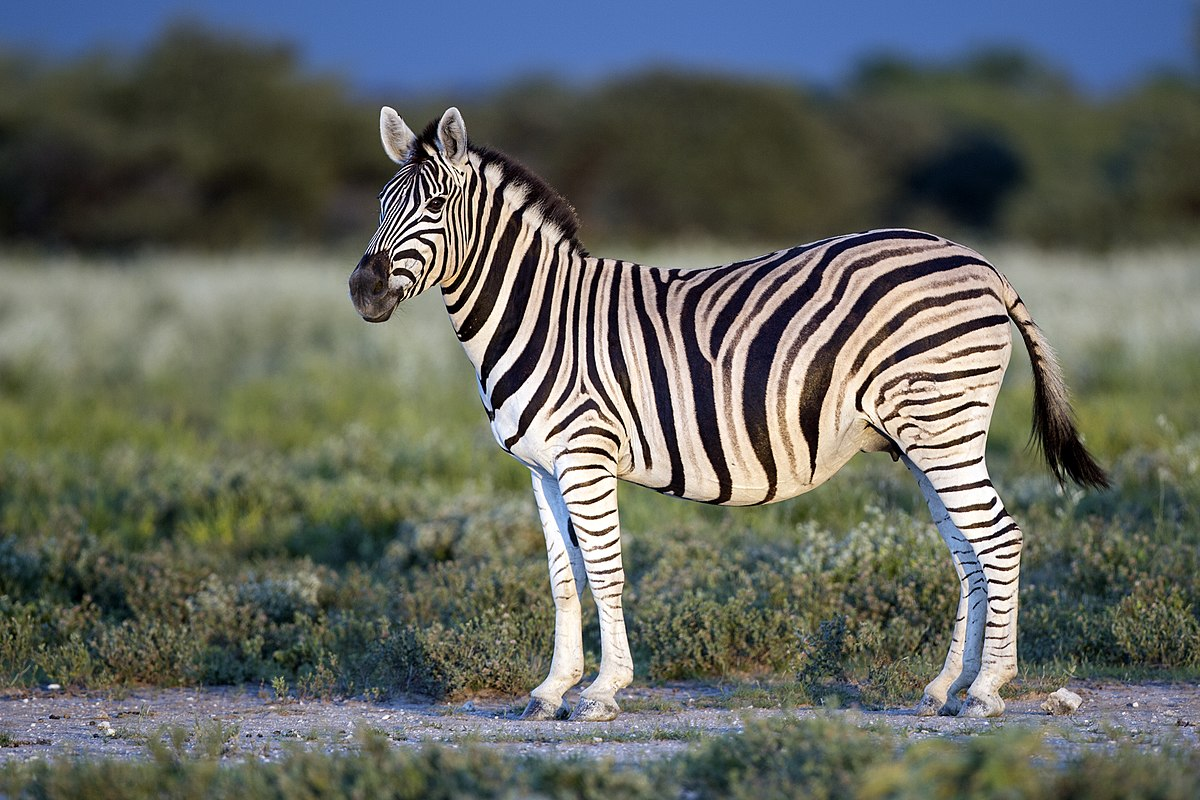
%> input picture images/zebra.jpg, 1200 x 800 px
$ octave 04b_DoG.m   (GNU Octave 9; MATLAB toolbox functions it lacks are replaced by stand-ins)
%> lines starting %> are read from the running program, lines starting %| are printed output that depends on the picture; in (x1, y1, x2, y2) boxes, pixels count from 0 and x2, y2 are one past the last pixel; in counts of white or black regions, pixels touching at a corner belong together; the program's own positions count from 1
### zerocrossings.m
function z = zerocrossings(f)
	z0 = f<0;                 #Negative
	[R,C] = size(f);
	z = zeros(R,C);
	z(1:R-1,:) |= z0(2:R,:);  #Grow
	z(2:R,:)   |= z0(1:R-1,:);
	z(:,1:C-1) |= z0(:,2:C);
	z(:,2:C)   |= z0(:,1:C-1);

	z &= !z0; #Positive zero-crossing
endfunction

### 04b_DoG.m
clear

%Package
pkg load image;

%Read Image
I = imread("images/zebra.jpg");
%> I is the input picture: size 800x1200x3 uint8; mean R, G, B 98.8, 102.6, 96.1

%convert RGB to grayscale
G = rgb2gray(I);

%DIY
%Step 1. Do gaussian filtering at different values of sigma
sigma=1.6;
k = sqrt(2);
g1 = fspecial('gaussian',round(6*sigma+1),sigma);
g2 = fspecial('gaussian',round(6*k*sigma+1),k*sigma);
g3 = fspecial('gaussian',round(6*k^2*sigma+1),k^2*sigma);
g4 = fspecial('gaussian',round(6*k^3*sigma+1),k^3*sigma);

%Step 2. Apply the filter
J1 = conv2(G,g1,"same");
J2 = conv2(G,g2,"same");
J3 = conv2(G,g3,"same");
J4 = conv2(G,g4,"same");

%Step 3. Take DoG
DoG1 = J2-J1;
DoG2 = J3-J2;
DoG3 = J4-J3;
%surf(g)

%Step 4. Zero Crossing Points
z = zerocrossings(DoG1);
%> in zerocrossings, `z0 = f<0;                 #Negative`:
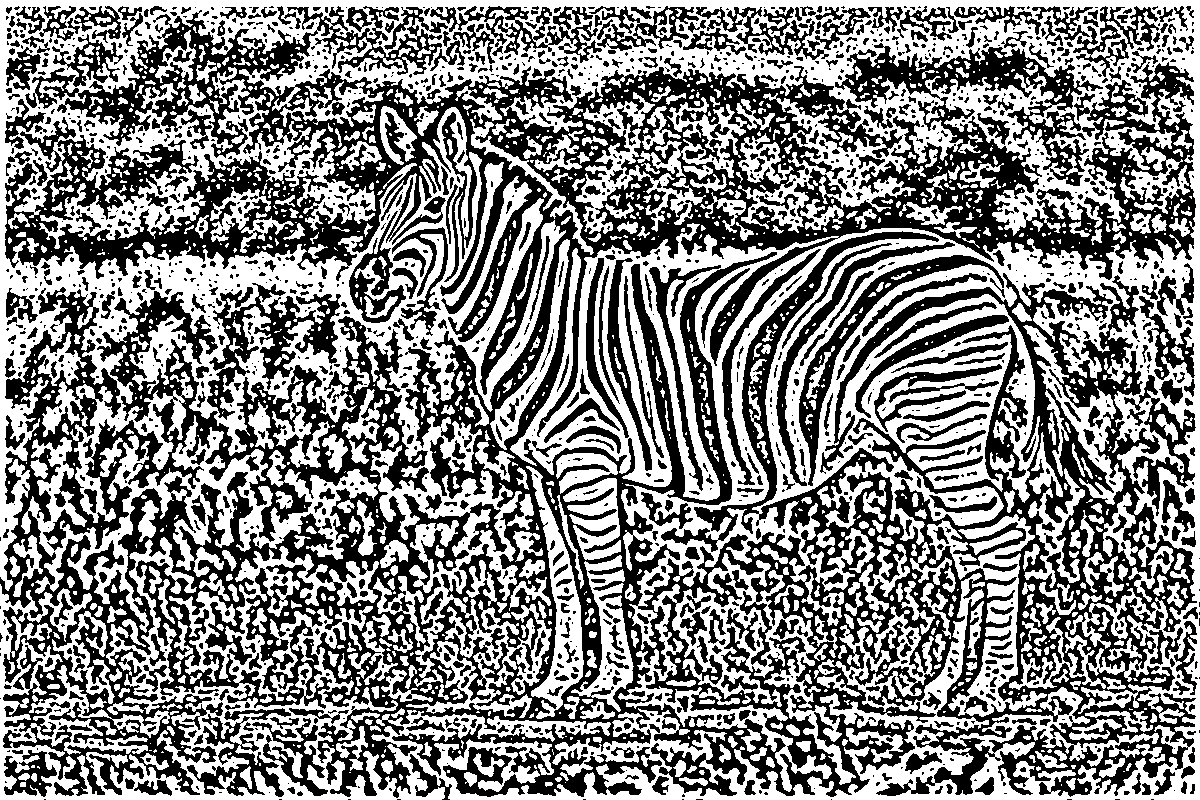
%> z0: size 800x1200 logical; 51.7% white; 1781 black regions (1100 under 20 px), largest, box (x1, y1, x2, y2) and area: (0, 6, 1197, 798) 352012, (207, 283, 341, 420) 5853, (799, 255, 1004, 486) 4465
%> in zerocrossings, `z(1:R-1,:) |= z0(2:R,:);  #Grow`: z: size 800x1200 double; values 0 (black) and 1 (white), 51.6% white; 1770 black regions (1089 under 20 px), largest, box (x1, y1, x2, y2) and area: (0, 5, 1197, 797) 352012, (207, 282, 341, 419) 5853, (799, 254, 1004, 485) 4465
%> in zerocrossings, `z(:,2:C)   |= z0(:,1:C-1);`: z: size 800x1200 double; values 0 (black) and 1 (white), 70.7% white; 3372 black regions (2310 under 20 px), largest, box (x1, y1, x2, y2) and area: (581, 105, 1195, 279) 17372, (289, 80, 561, 394) 11258, (6, 155, 367, 275) 9264
%> in zerocrossings, `z &= !z0; #Positive zero-crossing`:
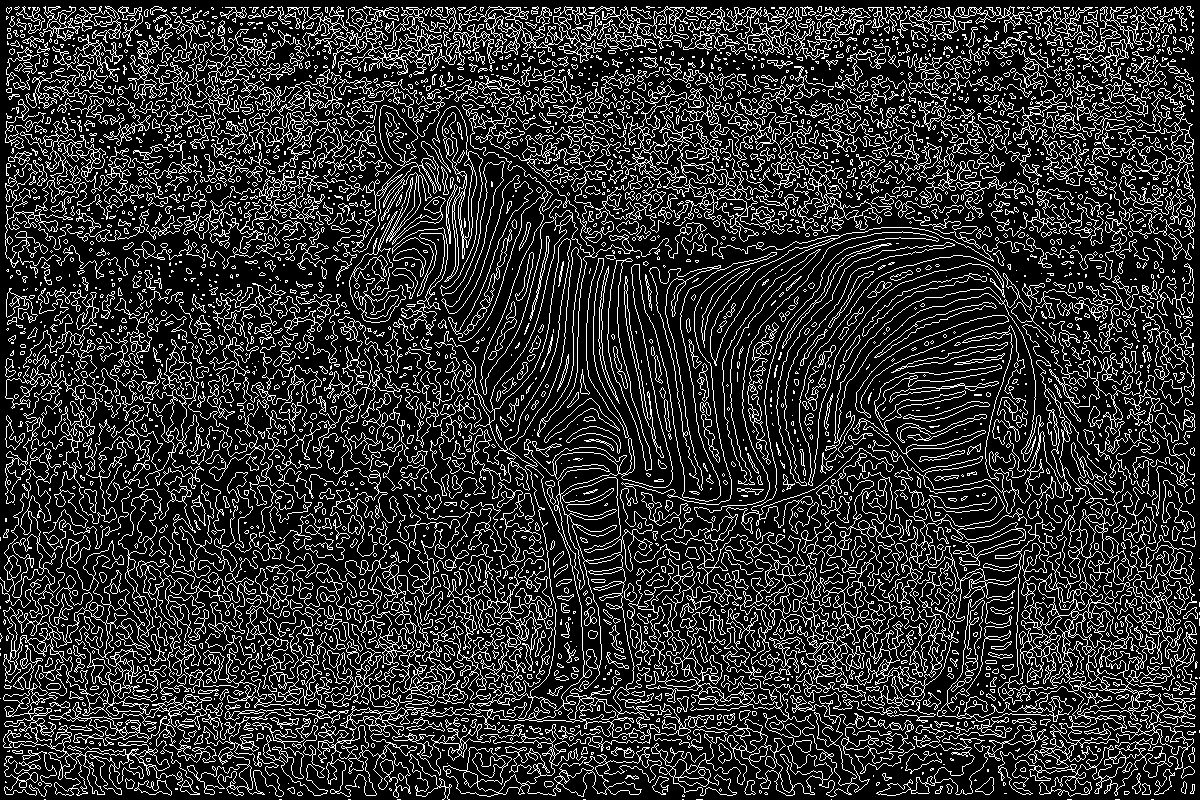
%> z: size 800x1200 logical; 19% white in thin lines or dots

%Step 5. Thresholding - output to zero if less than threshold
Threshold=0.75*mean(abs(DoG1(:)));
%> Threshold = 1.92
a = abs(DoG1) > Threshold;
%> a: size 800x1200 logical; 32.1% white; 2575 white regions (1799 under 20 px), largest, box (x1, y1, x2, y2) and area: (221, 102, 1161, 767) 207091, (0, 566, 244, 800) 16973, (0, 0, 1200, 203) 7084
T = a&z;
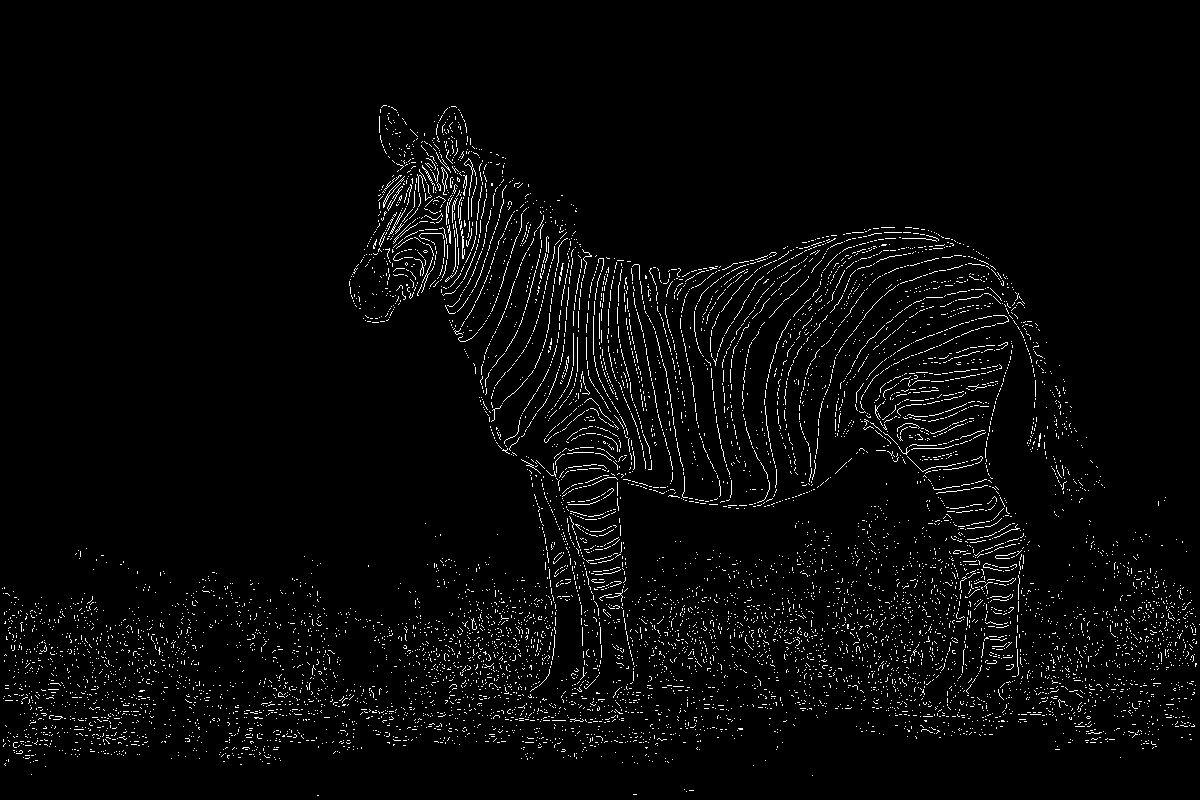
%> T: size 800x1200 logical; 3% white in thin lines or dots, all inside (x1, y1, x2, y2) = (2, 105, 1200, 796)

%Plot R G B
subplot(3,2,1);
imshow(I);
title('Original RGB Image');

subplot(3,2,2);
imshow(DoG1);
title('DoG Filtered Image scale1');

subplot(3,2,3);
imshow(DoG2);
title('DoG Filtered Image scale2');

subplot(3,2,4);
imshow(DoG3);
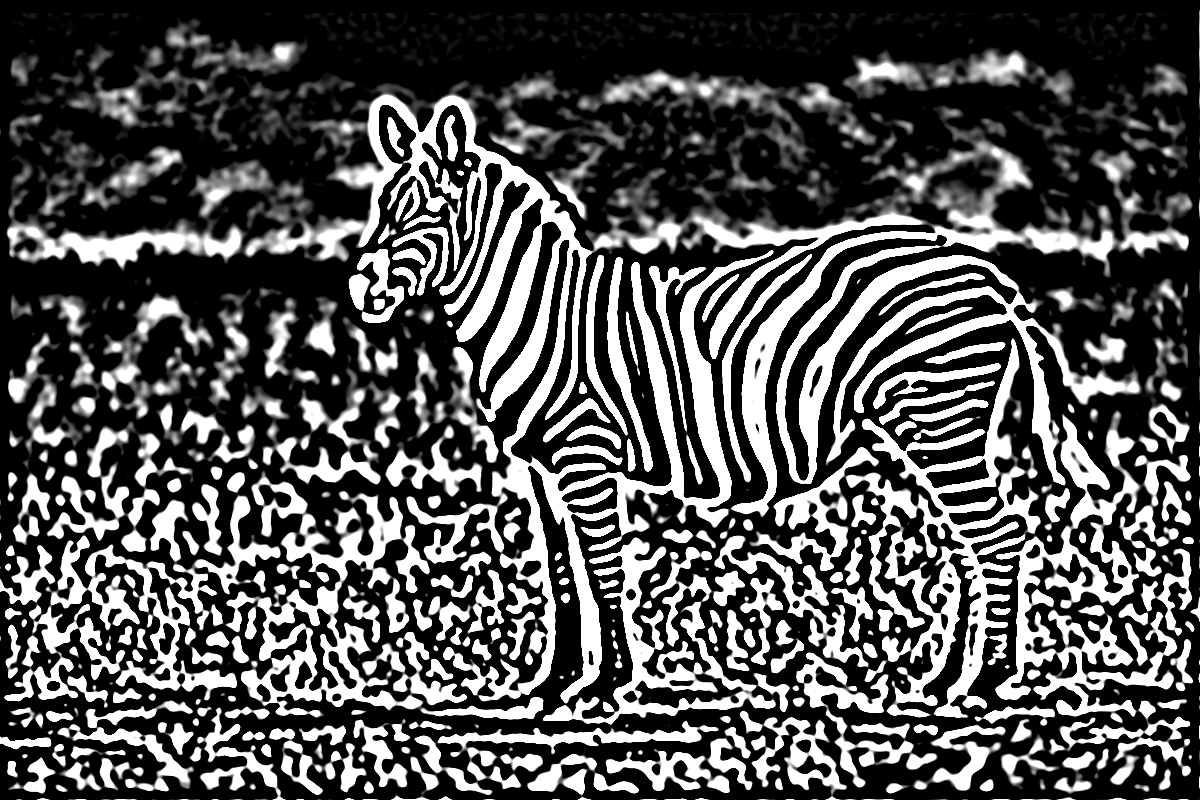
%> displayed picture: size 800x1200, on the screen's scale of 0 to 255; min 0, max 255, mean 82.7
title('DoG Filtered Image scale3');

%Plot Grayscale
subplot(3,2,5);
imshow(z);
title('Edges using DoG1 - w/o Threshold');

subplot(3,2,6);
imshow(T);
title('Edges using DoG1 - After Thresholding');

%subplot(3,2,4);
%surf(DoG);
%title('DoG Filter');


pause;

$ run again, with images/sky.jpg copied over images/zebra.jpg
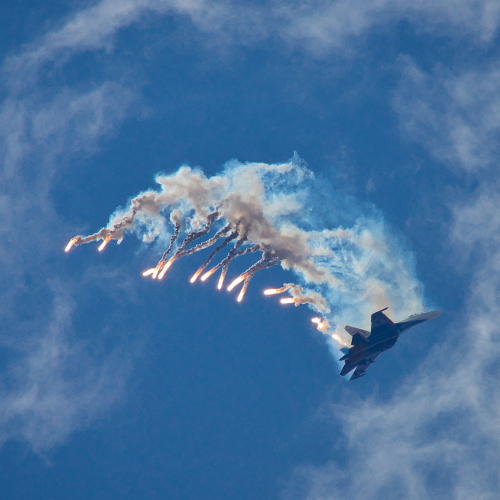
%> input picture images/sky.jpg, 500 x 500 px
%> I is the input picture: size 500x500x3 uint8; mean R, G, B 71.4, 114.9, 159
%> in zerocrossings, `z0 = f<0;                 #Negative`:
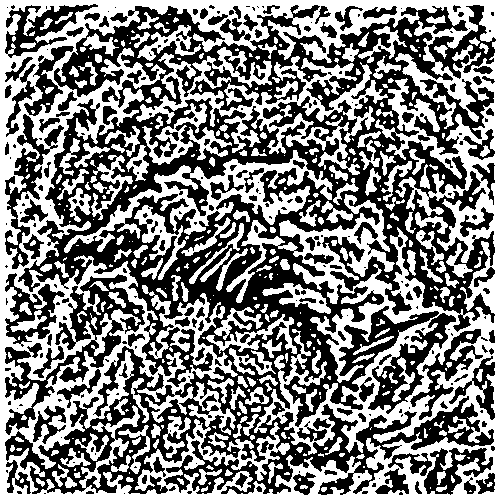
%> z0: size 500x500 logical; 49.7% white; 400 white regions (179 under 20 px), largest, box (x1, y1, x2, y2) and area: (0, 0, 500, 500) 82109, (136, 47, 388, 175) 8313, (64, 150, 333, 253) 6054
%> Threshold = 0.738
%> a: size 500x500 logical; 27.5% white; 1466 white regions (1101 under 20 px), largest, box (x1, y1, x2, y2) and area: (59, 147, 443, 387) 31868, (0, 0, 500, 500) 12419, (41, 11, 87, 40) 363
%> T: size 500x500 logical; 1.5% white in thin lines or dots, all inside (x1, y1, x2, y2) = (5, 5, 495, 448)
%> `imshow(DoG3);`:
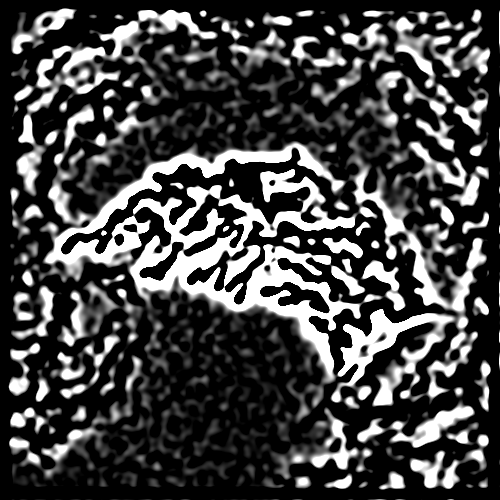
%> displayed picture: size 500x500, on the screen's scale of 0 to 255; min 0, max 255, mean 68.4

$ run again, with images/sunflower.jpg copied over images/zebra.jpg
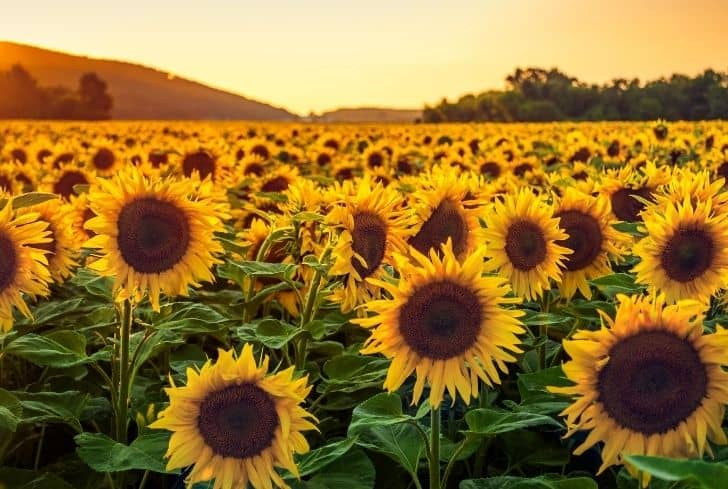
%> input picture images/sunflower.jpg, 728 x 489 px
%> I is the input picture: size 489x728x3 uint8; mean R, G, B 148.8, 115, 48.5
%> in zerocrossings, `z0 = f<0;                 #Negative`:
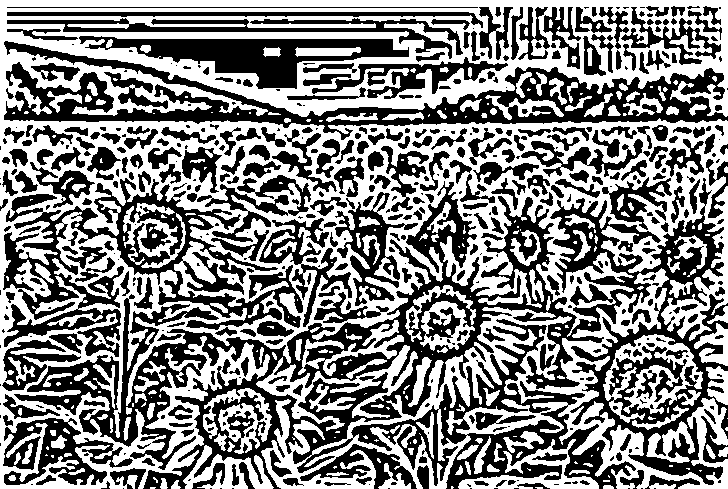
%> z0: size 489x728 logical; 51.5% white; 506 black regions (181 under 20 px), largest, box (x1, y1, x2, y2) and area: (14, 178, 728, 489) 63292, (4, 41, 728, 140) 17511, (3, 178, 303, 357) 15126
%> Threshold = 2.26
%> a: size 489x728 logical; 44.4% white; 817 white regions (618 under 20 px), largest, box (x1, y1, x2, y2) and area: (0, 0, 728, 489) 141317, (0, 386, 80, 436) 1353, (5, 115, 201, 121) 753
%> T: size 489x728 logical; 3.6% white in thin lines or dots
%> `imshow(DoG3);`:
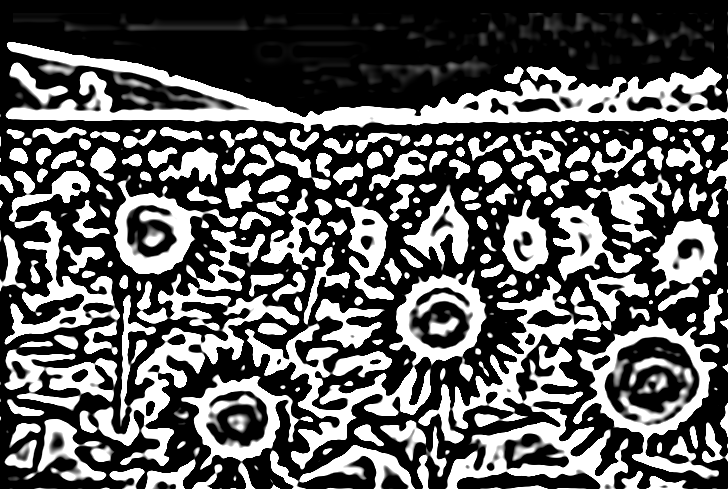
%> displayed picture: size 489x728, on the screen's scale of 0 to 255; min 0, max 255, mean 95.5
